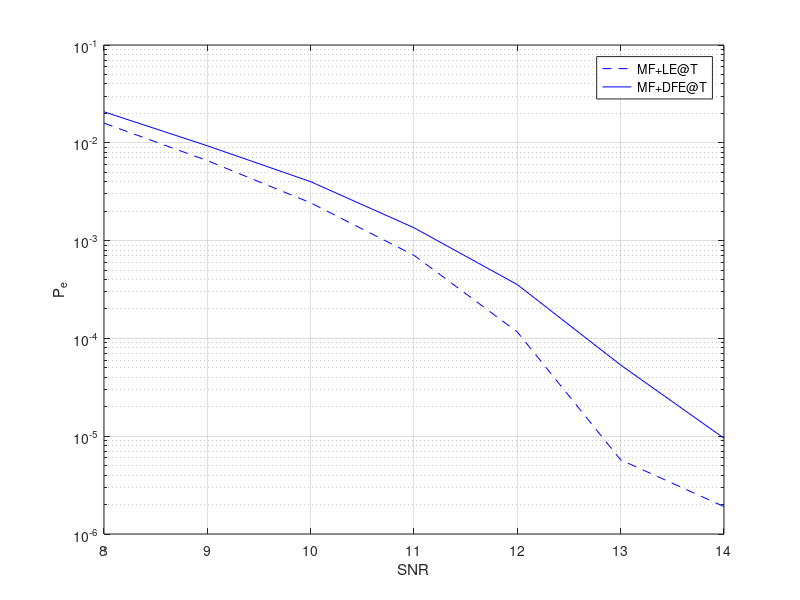

This figure's MATLAB source:
clc; close all; clear global; clearvars;

SNR_vect = 8:14;
load('Pe_LE.mat');
load('Pe_DFE.mat');


figure()
semilogy(SNR_vect, Pe_LE, 'b--');
hold on;
grid on;
semilogy(SNR_vect,Pe_DFE, 'b');
% plot(awgn_bound, 'g');
% ylim([10^-4 10^-1]);
xlabel("SNR");
ylabel("P_e");
legend('MF+LE@T','MF+DFE@T','MF b-T');